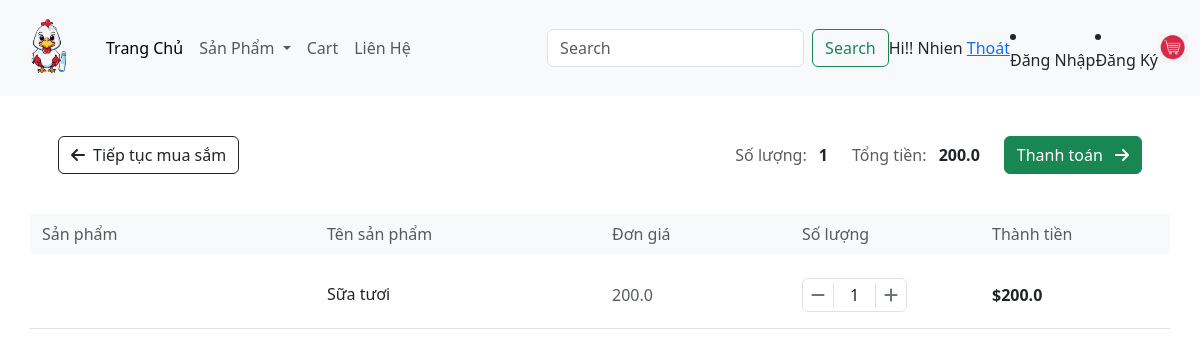
The app's page /cart/ (signed in), older data.
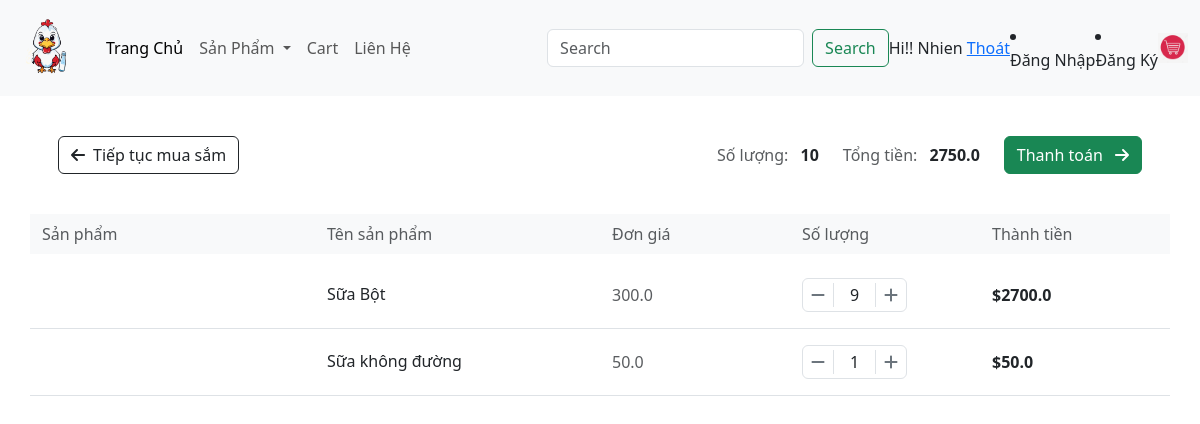
The same page, newer data.
### app/models.py (models this page shows, shortened)
class Order(models.Model):
    Customer = models.ForeignKey(User, on_delete=models.SET_NULL, null=True, blank=False)
    date_order = models.DateTimeField(auto_now_add=True)
    complete = models.BooleanField(default=False, null=True, blank=False)
    transaction_id = models.CharField(max_length=200, null = True)
    @property
    def get_cart_items(self):
        orderitems = self.orderitem_set.all()
        total = sum([item.quantity for item in orderitems ])
        return total
    @property
    def get_cart_total(self):
        orderitems = self.orderitem_set.all()
        total = sum([item.get_total for item in orderitems ])
        return total

class OrderItem(models.Model):
    product = models.ForeignKey(Product, on_delete=models.SET_NULL,blank=True, null=True)
    order = models.ForeignKey(Order, on_delete=models.SET_NULL,blank=True, null=True)
    quantity = models.IntegerField(default=0, null=True, blank=False)
    date_added = models.DateTimeField(auto_now_add=True)
    @property
    def get_total(self):
        total = self.product.price * self.quantity
        return total

class Product(models.Model):
    name = models.CharField(max_length=200, null=True)
    price = models.FloatField()
    digital = models.BooleanField(default=False, null=True, blank=False)
    image = models.ImageField(null=True, blank=True)
    @property
    def ImageURL(self):
        try:
            url = self.image.url
        except:
            url = ''
        return url

### app/views.py (the view)
# urls.py: path('cart/', views.cart, name="cart"),
def cart(request):
    if request.user.is_authenticated:
        customer = request.user
        order, created = Order.objects.get_or_create(Customer=customer, complete=False)
        items = order.orderitem_set.all()
    else:
        items = []
        order = {'get_cart_total':0, 'get_cart_items':0}
        order = {'order.get_cart_items':0,'order.get_cart_total':0}
    context = {'items': items, 'order': order}
    return render(request, 'app/cart.html', context)

### app/templates/app/cart.html (shortened to what this page needs)
{% extends 'app/base.html' %}
{% load static %}
{% block cart_content %}
<div class="container py-4" style='width:100%'>
	<div class="row mb-4">
		<div class="col-12">
			<div class="box-element p-3">
				<div class="d-flex justify-content-between align-items-center">
					<a class="btn btn-outline-dark" href="{% url 'home' %}">
						<i class="fas fa-arrow-left me-2"></i>Tiếp tục mua sắm
					</a>
					<div class="d-flex align-items-center">
						<div class="me-4">
							<span class="text-muted">Số lượng:</span>
							<strong class="ms-2">{{order.get_cart_items}}</strong>
						</div>
						<div class="me-4">
							<span class="text-muted">Tổng tiền:</span>
							<strong class="ms-2">{{order.get_cart_total}}</strong>
						</div>
						<a class="btn btn-success" href="{% url 'checkout' %}">
							Thanh toán <i class="fas fa-arrow-right ms-2"></i>
						</a>
					</div>
				</div>
			</div>
		</div>
	</div>
	<div class="row bg-light py-2 mb-2 d-none d-md-flex">
		<div class="col-md-3 text-muted">Sản phẩm</div>
		<div class="col-md-3 text-muted">Tên sản phẩm</div>
		<div class="col-md-2 text-muted">Đơn giá</div>
		<div class="col-md-2 text-muted">Số lượng</div>
		<div class="col-md-2 text-muted">Thành tiền</div>
	</div>
	{% for item in items %}
	<div class="row py-3 border-bottom align-items-center"data-product="{{item.product.id}}">
		<div class="col-md-3 col-6">
		</div>
		<div class="col-md-3 col-6">
			<h6 class="mb-0">{{item.product.name}}</h6>
		</div>
		<div class="col-md-2 col-4 mt-3 mt-md-0">
			<span class="text-muted">{{item.product.price}} </span>
		</div>
		<div class="col-md-2 col-4 mt-3 mt-md-0">
			<div class="quantity-wrapper d-flex align-items-center">
				<div class="quantity-controls d-flex align-items-center border rounded">
					<button class="btn btn-quantity px-2 py-1" data-action="remove">
						<i class="fas fa-minus"></i>
					</button>
					<span class="quantity px-3">{{item.quantity}}</span>
					<button class="btn btn-quantity px-2 py-1" data-action="add">
						<i class="fas fa-plus"></i>
					</button>
				</div>
			</div>
		</div>
		<div class="col-md-2 col-4 mt-3 mt-md-0">
			<strong>${{item.get_total}}</strong>
		</div>
	</div>
	{% endfor %}
</div>
{% endblock cart_content %}

Row changes from the older to the newer data that the page shows:
removed OrderItem: product.name "Sữa tươi", product.price "200.0", quantity "1", get_total "200.0"
computed for Order: get_cart_items "1" → "10"; get_cart_total "200.0" → "2750.0"
added OrderItem: product.name "Sữa Bột", product.price "300.0", quantity "9", get_total "2700.0"
added OrderItem: product.name "Sữa không đường", product.price "50.0", quantity "1", get_total "50.0"
